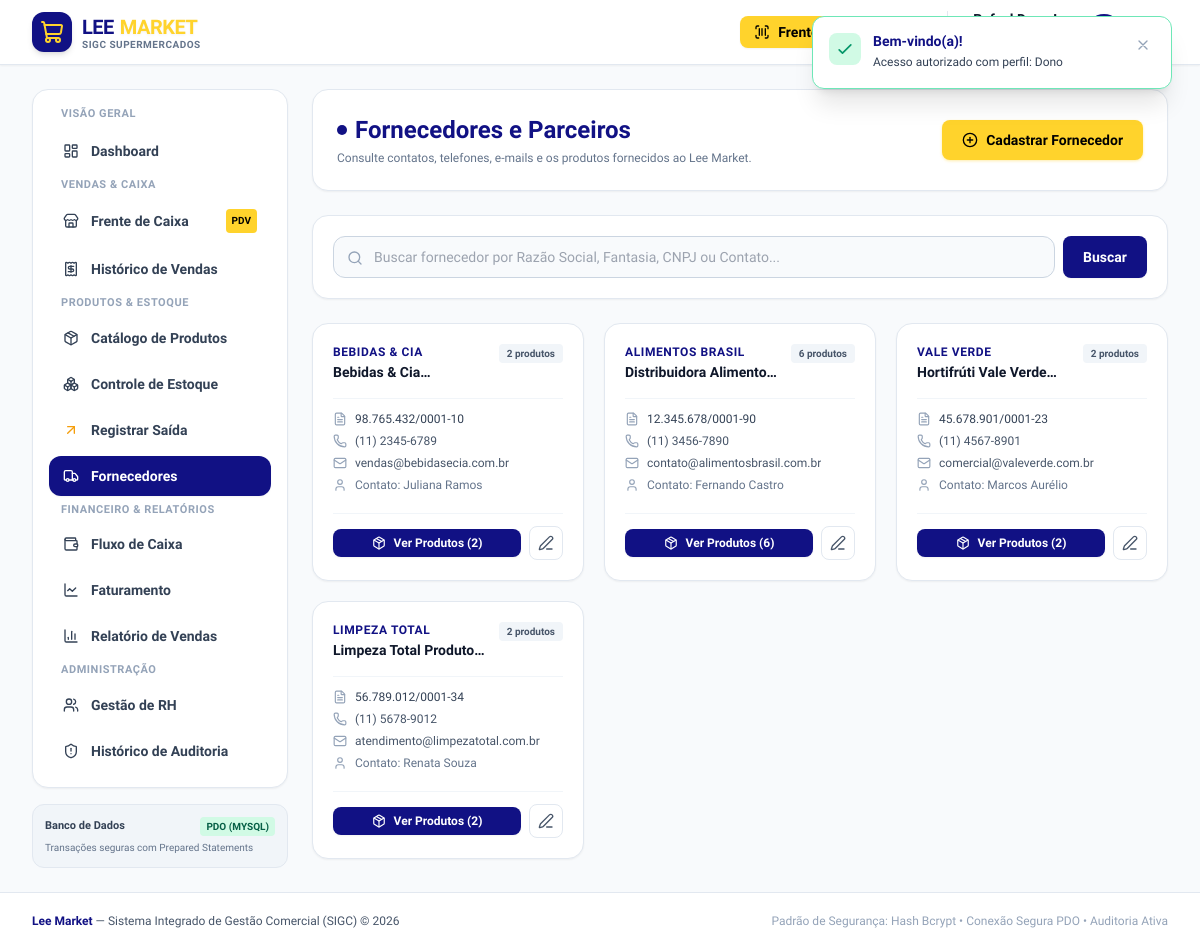
/modules/fornecedores/index.php (signed in), run on the app's committed database.
### tables this page shows
CREATE TABLE IF NOT EXISTS `fornecedores` (
  `id` INT AUTO_INCREMENT PRIMARY KEY,
  `cnpj` VARCHAR(20) NOT NULL UNIQUE,
  `razao_social` VARCHAR(150) NOT NULL,
  `nome_fantasia` VARCHAR(150) NULL,
  `contato_nome` VARCHAR(100) NULL,
  `telefone` VARCHAR(20) NOT NULL,
  `email` VARCHAR(150) NOT NULL,
  `endereco` TEXT NULL,
  `status` ENUM('ativo', 'inativo') NOT NULL DEFAULT 'ativo',
  `criado_em` DATETIME NOT NULL DEFAULT CURRENT_TIMESTAMP
);

### includes/auth.php (called while the page is built, shortened)
<?php
require_once __DIR__ . '/helpers.php';
function current_user_role(): ?string {
    return $_SESSION['user']['perfil'] ?? null;
}
function can_access(string $feature): bool {
    $role = current_user_role();
    if ($role === 'dono') return true;
    $allowed = ROLE_PERMISSIONS[$role] ?? [];
    return in_array($feature, $allowed);
}

### includes/helpers.php (called while the page is built, shortened)
<?php
function base_url(string $path = ''): string {
    $scriptDir = str_replace('\\', '/', dirname($_SERVER['SCRIPT_NAME']));
    $subfolders = ['/modules/auth', '/modules/dashboard', '/modules/produtos', '/modules/estoque',
                   '/modules/vendas', '/modules/relatorios', '/modules/financeiro',
                   '/modules/fornecedores', '/modules/rh', '/modules/auditoria'];
    $base = $scriptDir;
    foreach ($subfolders as $sub) {
        if (str_ends_with($base, $sub)) {
            $base = substr($base, 0, -strlen($sub));
            break;
        }
    }
    $base = rtrim($base, '/');
    $cleanPath = ltrim($path, '/');
    return ($base ? $base : '') . ($cleanPath ? '/' . $cleanPath : '/');
}

### modules/fornecedores/index.php (the view, shortened to what this page needs)
<?php
require_once __DIR__ . '/../../includes/auth.php';
require_once __DIR__ . '/../../includes/helpers.php';
$pdo = getDBConnection();
$busca = trim($_GET['q'] ?? '');
$sql = "SELECT f.*,
        (SELECT count(*) FROM produtos p WHERE p.fornecedor_id = f.id AND p.status = 'ativo') as total_produtos
        FROM fornecedores f
        WHERE f.status = 'ativo'";
$params = [];
$sql .= " ORDER BY f.razao_social ASC";
$stmt = $pdo->prepare($sql);
$stmt->execute($params);
$fornecedores = $stmt->fetchAll();
require_once __DIR__ . '/../../includes/header.php';
require_once __DIR__ . '/../../includes/navbar.php';
?>
<div class="space-y-6">
    <div class="flex flex-col sm:flex-row justify-between items-start sm:items-center gap-4 bg-white p-5 sm:p-6 rounded-2xl border border-slate-200 shadow-sm">
        <div>
            <div class="flex items-center gap-2">
                <span class="w-2.5 h-2.5 rounded-full bg-[#111184]"></span>
                <h1 class="text-xl sm:text-2xl font-black text-[#111184]">Fornecedores e Parceiros</h1>
            </div>
            <p class="text-xs text-slate-500 mt-1">Consulte contatos, telefones, e-mails e os produtos fornecidos ao Lee Market.</p>
        </div>
        <?php if (can_access('fornecedores_gerenciar')): ?>
            <a href="<?= base_url('modules/fornecedores/cadastrar.php') ?>" class="btn-lee-accent text-sm w-full sm:w-auto">
                <i data-lucide="plus-circle" class="w-4 h-4 text-black"></i>
                <span>Cadastrar Fornecedor</span>
            </a>
        <?php endif; ?>
    </div>
    <div class="bg-white p-4 sm:p-5 rounded-2xl border border-slate-200 shadow-sm">
        <form method="GET" action="<?= base_url('modules/fornecedores/index.php') ?>" class="flex gap-2">
            <div class="relative flex-1">
                <input type="text" name="q" value="<?= htmlspecialchars($busca) ?>" placeholder="Buscar fornecedor por Razão Social, Fantasia, CNPJ ou Contato..."
                       class="w-full pl-10 pr-4 py-2.5 bg-slate-50 border border-slate-300 rounded-xl text-sm focus:ring-2 focus:ring-[#111184]">
                <i data-lucide="search" class="w-4 h-4 text-slate-400 absolute left-3.5 top-3.5"></i>
            </div>
            <button type="submit" class="btn-lee-primary px-5 py-2.5 text-sm">
                Buscar
            </button>
        </form>
    </div>
    <div class="grid grid-cols-1 md:grid-cols-2 lg:grid-cols-3 gap-5">
        <?php if (empty($fornecedores)): ?>
            <div class="col-span-full py-12 text-center text-slate-400 bg-white rounded-2xl border border-slate-200">
                <i data-lucide="truck" class="w-12 h-12 mx-auto text-slate-300 mb-2"></i>
                <h3 class="font-bold text-slate-700">Nenhum fornecedor encontrado</h3>
                <p class="text-xs text-slate-400 mt-1">Verifique o termo de busca ou cadastre um novo fornecedor.</p>
            </div>
        <?php else: ?>
            <?php foreach ($fornecedores as $f): ?>
                <div class="bg-white rounded-2xl border border-slate-200 shadow-sm p-5 flex flex-col justify-between hover:border-[#111184] transition group">
                    <div>
                        <div class="flex justify-between items-start gap-2">
                            <div>
                                <span class="text-xs font-black text-[#111184] uppercase tracking-wider block">
                                    <?= htmlspecialchars($f['nome_fantasia'] ?: $f['razao_social']) ?>
                                </span>
                                <h3 class="text-sm font-bold text-slate-900 mt-0.5 line-clamp-1" title="<?= htmlspecialchars($f['razao_social']) ?>">
                                    <?= htmlspecialchars($f['razao_social']) ?>
                                </h3>
                            </div>
                            <span class="px-2 py-0.5 bg-slate-100 text-slate-600 rounded text-[10px] font-bold shrink-0">
                                <?= $f['total_produtos'] ?> <?= $f['total_produtos'] === 1 ? 'produto' : 'produtos' ?>
                            </span>
                        </div>
                        <div class="mt-4 space-y-1.5 text-xs text-slate-600 border-t border-slate-100 pt-3">
                            <p class="flex items-center gap-2">
                                <i data-lucide="file-text" class="w-3.5 h-3.5 text-slate-400 shrink-0"></i>
                                <span class="font-mono text-slate-700"><?= htmlspecialchars($f['cnpj']) ?></span>
                            </p>
                            <p class="flex items-center gap-2">
                                <i data-lucide="phone" class="w-3.5 h-3.5 text-slate-400 shrink-0"></i>
                                <span><?= htmlspecialchars($f['telefone']) ?></span>
                            </p>
                            <p class="flex items-center gap-2">
                                <i data-lucide="mail" class="w-3.5 h-3.5 text-slate-400 shrink-0"></i>
                                <span class="truncate"><?= htmlspecialchars($f['email']) ?></span>
                            </p>
                            <?php if (!empty($f['contato_nome'])): ?>
                                <p class="flex items-center gap-2 text-slate-500">
                                    <i data-lucide="user" class="w-3.5 h-3.5 text-slate-400 shrink-0"></i>
                                    <span>Contato: <?= htmlspecialchars($f['contato_nome']) ?></span>
                                </p>
                            <?php endif; ?>
                        </div>
                    </div>
                    <div class="mt-5 pt-3 border-t border-slate-100 flex items-center justify-between gap-2">
                        <a href="<?= base_url('modules/fornecedores/produtos.php?id=' . $f['id']) ?>" class="btn-lee-primary text-xs py-1.5 px-3 flex-1 justify-center">
                            <i data-lucide="package" class="w-3.5 h-3.5"></i>
                            <span>Ver Produtos (<?= $f['total_produtos'] ?>)</span>
                        </a>
                        <?php if (can_access('fornecedores_gerenciar')): ?>
                            <a href="<?= base_url('modules/fornecedores/editar.php?id=' . $f['id']) ?>" class="p-2 border border-slate-200 hover:bg-slate-50 rounded-lg text-slate-600" title="Editar Fornecedor">
                                <i data-lucide="edit-3" class="w-4 h-4"></i>
                            </a>
                        <?php endif; ?>
                    </div>
                </div>
            <?php endforeach; ?>
        <?php endif; ?>
    </div>
</div>
<?php require_once __DIR__ . '/../../includes/footer.php'; ?>

### assets/css/custom.css (style rules this page uses)
:root { --color-primary: #111184; --color-primary-hover: #0c0c66; --color-primary-light: #ececfb; --color-accent: #FFD32C; --color-accent-hover: #e6bd1f; --color-accent-text: #000000; --color-bg: #FFFFFF; --color-text: #000000; --color-card-bg: #FFFFFF; --color-border: #e2e8f0; }
*, html, body, input, button, select, textarea, table, th, td, h1, h2, h3, h4, h5, h6, p, span, a { font-family: 'Isometra', system-ui, -apple-system, BlinkMacSystemFont, 'Segoe UI', Roboto, Helvetica, Arial, sans-serif !important; }
body { background-color: #F8FAFC; color: var(--color-text); -webkit-font-smoothing: antialiased; -moz-osx-font-smoothing: grayscale; }
.btn-lee-primary { background-color: #111184; color: #FFFFFF; font-weight: 600; padding: 0.625rem 1.25rem; border-radius: 0.5rem; display: inline-flex; align-items: center; justify-content: center; gap: 0.5rem; transition: all 0.2s ease-in-out; box-shadow: 0 1px 2px 0 rgba(0, 0, 0, 0.05); }
.btn-lee-accent { background-color: #FFD32C; color: #000000; font-weight: 700; padding: 0.625rem 1.25rem; border-radius: 0.5rem; display: inline-flex; align-items: center; justify-content: center; gap: 0.5rem; transition: all 0.2s ease-in-out; box-shadow: 0 1px 3px 0 rgba(255, 211, 44, 0.4); }

### data on the page
fornecedores: nome_fantasia "BEBIDAS & CIA", razao_social "Bebidas &…", total_produtos "2", cnpj "98.765.432/0001-10", telefone "(11) 2345-6789", email "vendas@bebidasecia.com.br", contato_nome "Juliana Ramos"
fornecedores: nome_fantasia "ALIMENTOS BRASIL", razao_social "Distribuidora…", total_produtos "6", cnpj "12.345.678/0001-90", telefone "(11) 3456-7890", email "contato@alimentosbrasil.com.br", contato_nome "Fernando Castro"
fornecedores: nome_fantasia "VALE VERDE", razao_social "Hortifrúti Vale…", total_produtos "2", cnpj "45.678.901/0001-23", telefone "(11) 4567-8901", email "comercial@valeverde.com.br", contato_nome "Marcos Aurélio"
fornecedores: nome_fantasia "LIMPEZA TOTAL", razao_social "Limpeza Total…", total_produtos "2", cnpj "56.789.012/0001-34", telefone "(11) 5678-9012", email "atendimento@limpezatotal.com.br", contato_nome "Renata Souza"

### other printed values
getDBDriver() "MYSQL"
